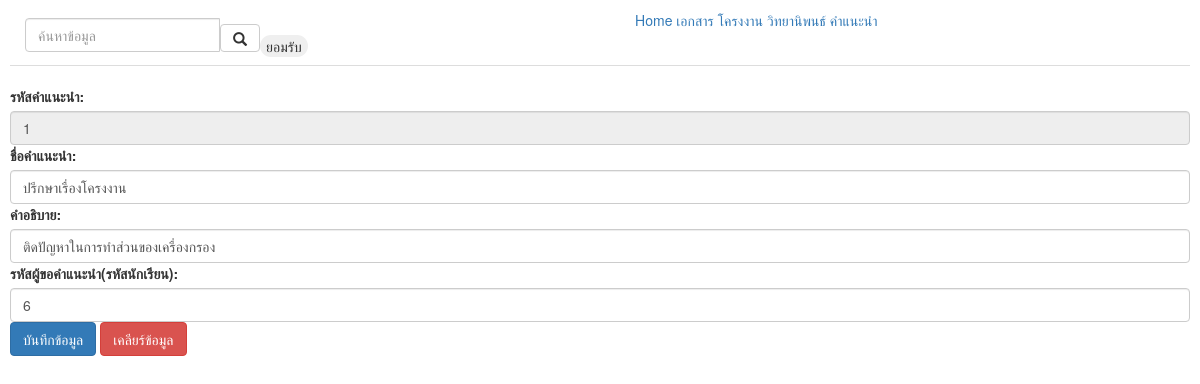
Page /adviceupdate.php?advice_id=1 on the committed database.
### tables this page shows
CREATE TABLE `tbadvice` (
  `advice_id` int(11) NOT NULL,
  `advice_name` varchar(99) DEFAULT NULL,
  `advice_desc` varchar(250) DEFAULT NULL,
  `stu_id` int(11) DEFAULT NULL,
  `teacher_id` int(11) DEFAULT NULL
);

### adviceupdate.php (the view, shortened to what this page needs)
<?php
    include('condb.php');
    require_once('header.php');
    if ($_GET["advice_id"]<>'' && isset($_GET["advice_id"])==TRUE){
        $advice_id = $_GET["advice_id"];
        $sql = "SELECT * FROM tbadvice WHERE advice_id = $advice_id";
        $resu = $condb->query($sql);
        if(mysqli_num_rows($resu) > 0){
            $rec = $resu -> fetch_array(MYSQLI_ASSOC);
            $advice_name = $rec["advice_name"];
            $advice_desc = $rec["advice_desc"];
            $stu_id = $rec["stu_id"];
        ?>
            <form action="" method="POST">
                <div class="mb-3 mt-3">
                    <label for="advice_id" class="form-label">รหัสคำแนะนำ:</label>
                    <input type="text" class="form-control" id="advice_id"
                    name="advice_id" value=<?php echo $advice_id ?> disabled>
                </div>
                <div class="mb-3 mt-3">
                    <label for="advice_name" class="form-label">ชื่อคำแนะนำ:</label>
                    <input type="text" class="form-control" id="advice_name"
                    name="advice_name" value="<?php echo "$advice_name" ?>">
                </div>
                <div class="mb-3 mt-3">
                    <label for="advice_desc" class="form-label">คำอธิบาย:</label>
                    <input type="text" class="form-control" id="advice_desc"
                    name="advice_desc" value="<?php echo "$advice_desc" ?>">
                </div>
                <div class="mb-3 mt-3">
                    <label for="stu_id" class="form-label">รหัสผู้ขอคำแนะนำ(รหัสนักเรียน):</label>
                    <input type="text" class="form-control" id="stu_id"
                    name="stu_id" value="<?php echo $stu_id; ?>">
                </div>
                <button type="submit" class="btn btn-primary">บันทึกข้อมูล</button>
                <button type="reset" class="btn btn-danger">เคลียร์ข้อมูล</button>
            </form>
<?php
        }
    }
?>
<?php
    require_once('footer.php');
?>

### mystyle.css (style rules this page uses)
input { width: 60%; }
button { border-radius: 12px; -webkit-border-radius: 12px; -moz-border-radius: 12px; -ms-border-radius: 12px; -o-border-radius: 12px; border: 0; }

### rows in the picture
tbadvice: advice_name "ปรึกษาเรื่องโครงงาน", advice_desc "ติดปัญหาในการทำส่วนของเครื่องกรอง", stu_id "6"
